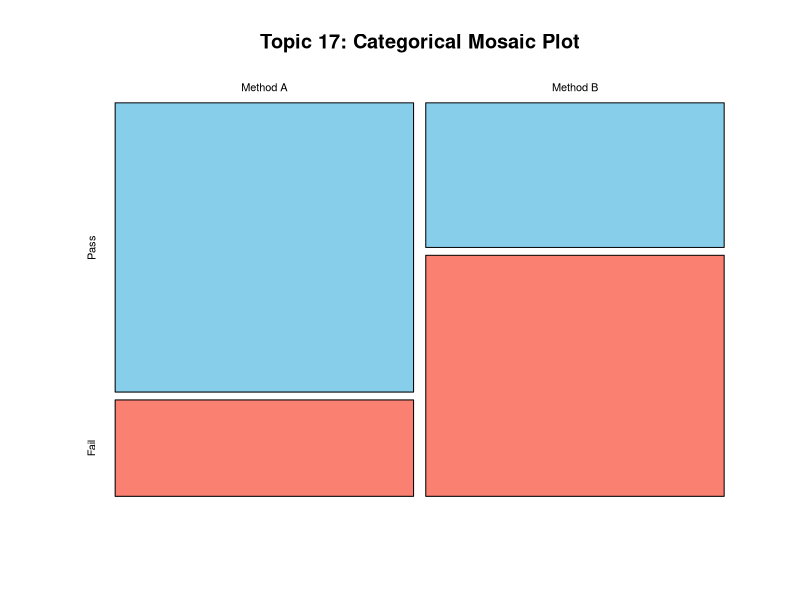

Reproduce this figure in R.
#Topic 17:Chi-square and categorical data analysis
T <- matrix(c(30,15,20,35), nrow=2)
chisq.test(T, correct=FALSE)
tbl <- matrix(c(30, 15, 10, 25), nrow = 2,
              dimnames = list(c("Method A", "Method B"), c("Pass", "Fail")))
chi_res <- chisq.test(tbl)
chi_df <- data.frame(
  Statistic = as.numeric(chi_res$statistic),
  DF = as.numeric(chi_res$parameter),
  P_Value = chi_res$p.value
)
write.csv(chi_df, "Topic_17_Chi_Square_Results.csv", row.names = FALSE)


mosaicplot(tbl, color = c("skyblue", "salmon"),
           main = "Topic 17: Categorical Mosaic Plot")
